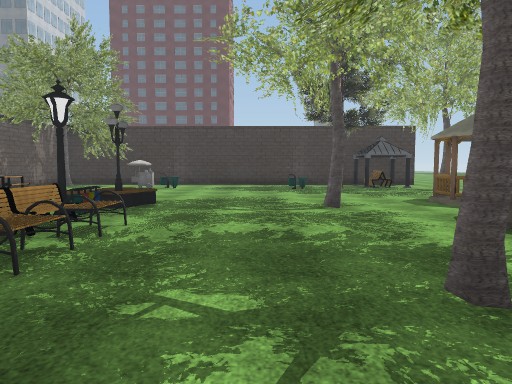
[1] (above)

12 first-person views from a walk through a scene from a Unity 3-D project. The camera is 1.5 m above the floor, tilts 4° down and sees 70° across. The floor is counted in squares, 2 m on a side. Each view is taken from the middle of a square. On the plan, view 1 faces up. The plan holds only what a view shows up to about 11 squares ahead; the rest is blank. The place goes on beyond the plan. The player character is not drawn. Some surface patterns are stand-ins.

[2]
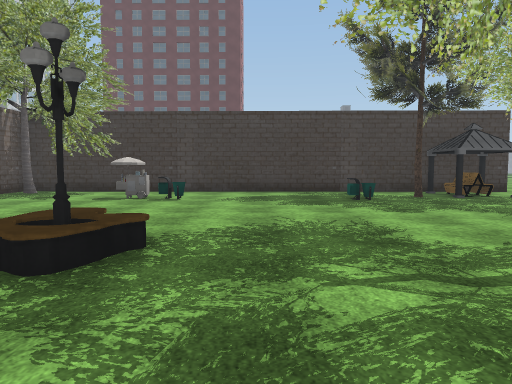

[3]
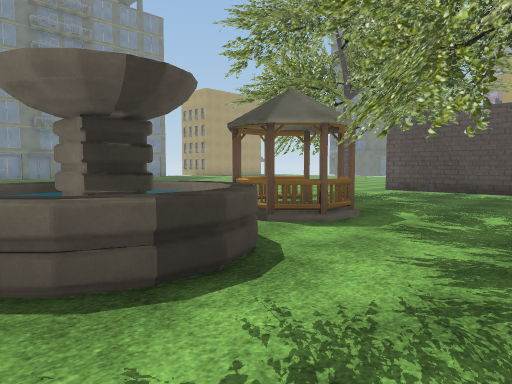

[4]
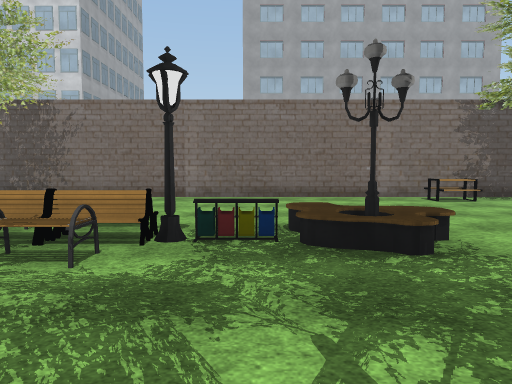

[5]
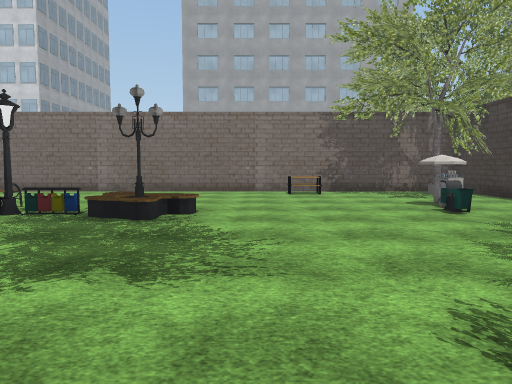

[6]
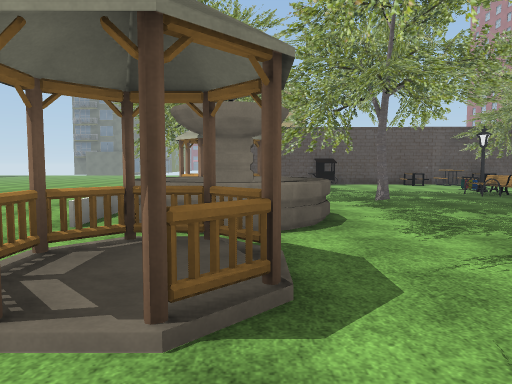

[7]
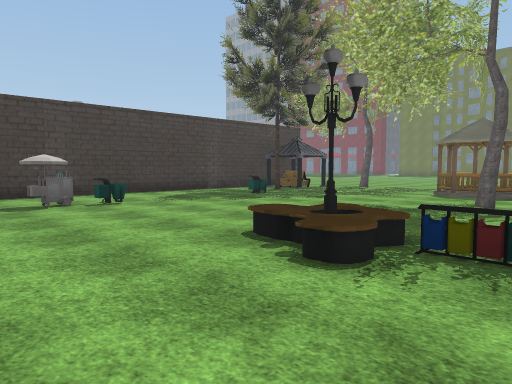

[8]
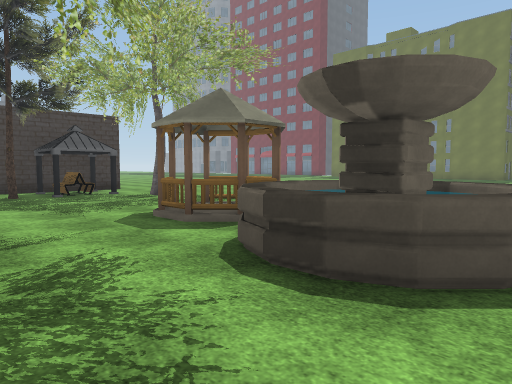

[9]
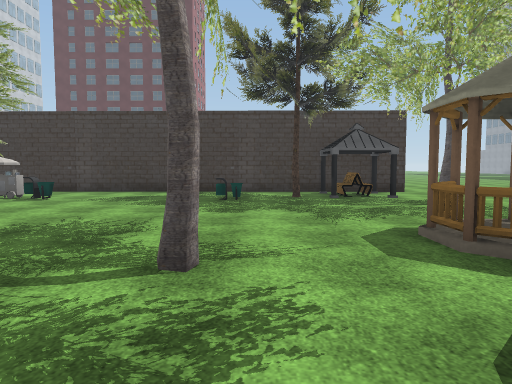

[10]
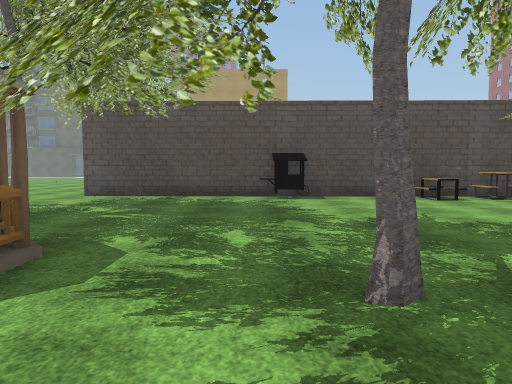

[11]
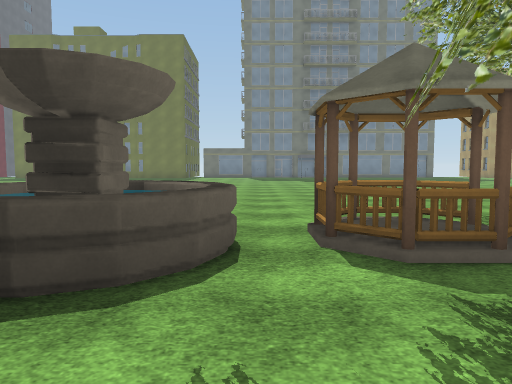

[12]
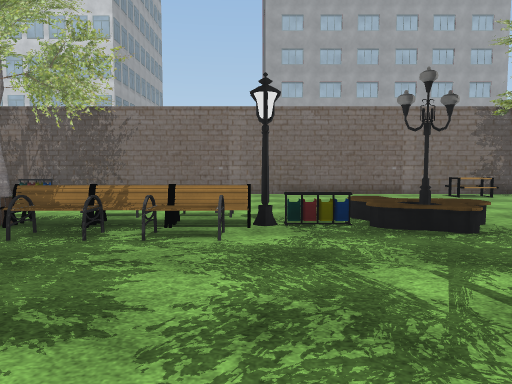

### Floor plan
Points are (right, up) in squares from view 1. A wall is a line through its corners. A room is listed if a view was taken in it or the views show most of it. See-through windows are left out.
Room 1 (views 1, 2, 3, 4, 5, 6, 7, 8, 9, 10, 11, 12)
walls: (-3.5, 12.4) (-4.3, 12.4); (-3.5, 12.7) (-3.7, 12.2); (-3.6, 12.7) (-4.1, 12.4); (-3.5, 12.8) (-3.5, 12.3) (-4, 12.1) (-4.3, 12.2); (-3.7, 12.9) (-3.5, 12.3); (1.5, -5.2) (6.4, -5.2); (-3.4, -5.1) (0.5, -5.1); (6.4, 14.7) (-7.9, 14.9) (-7.9, -0.4)
objects: tree (-7, -1); table (-7, 10); tree (-5, 14); table (-4, -5) to (-4, -4); lamp (-4, -1); bench (-4, 2); other object (-4, 3); bench (-3, -1); other object (-3, 0); bin (-3, 2); bench (-3, 3); lamp (-3, 4); bench (-3, 5); bench (-3, 6) to (-2, 8); lamp (-3, 7); bin (-3, 12); table (-2, -4); bench (-2, 0) to (-2, 1); bench (-2, 3); bench (-2, 4); tree (1, 2); tree (1, 7); bin (1, 12); fountain (3, 4) to (6, 6); tree (3, 13); other object (4, 1) to (6, 2); tree (4, 2); other object (4, 7) to (6, 8); bench (4, 13) to (4, 14); bench (5, 13) to (5, 14); tree (6, -1); tree (6, 11)

Where each view was taken, in squares from view 1:
view 1: 0 up, 0 right, facing up
view 2: 4 up, 1 left, facing up
view 3: 6 up, 1 right, facing down-right
view 4: 6 up, 1 right, facing left
view 5: 9 up, 3 right, facing left
view 6: 10 up, 4 right, facing down
view 7: 5 up, 6 left, facing up-right
view 8: 3 up, 1 right, facing up-right
view 9: 4 up, 2 right, facing up
view 10: 4 up, 2 right, facing down
view 11: 3 up, 1 right, facing right
view 12: 5 up, 2 right, facing left
